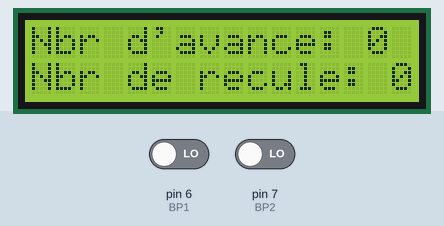
Bench run of a sketch on a simulated Arduino Uno, built with avr-gcc and run on an emulated ATmega328P. Parts: 16×2 character LCD. The inputs (shaded band) are chosen by the test bench; at power-on: pin 6 (BP1) LOW, pin 7 (BP2) LOW.

Above: at 3.2 s.
3.3 s: pin 6 (BP1) driven HIGH
At 5.2 s:
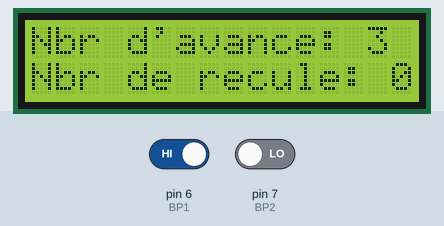
5.8 s: pin 7 (BP2) driven HIGH
At 7.2 s:
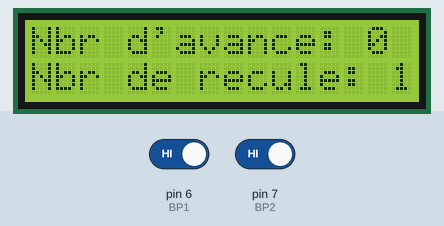
7.8 s: pin 6 (BP1) driven LOW
At 10.2 s:
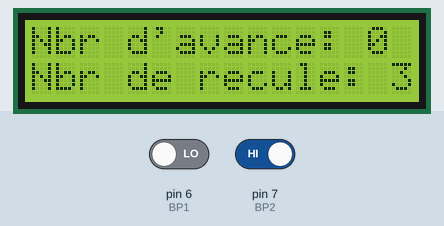
Timing chart, 0 to 11.7 s (numbered marks = the images above; inputs shaded):
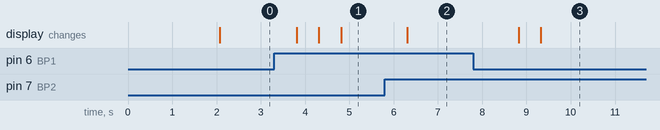

The sketch:

LCD_avance_recule_table.ino
```cpp
// #include <Wire.h>
// #include <LiquidCrystal_I2C.h>
#include <LiquidCrystal.h>

//   The circuit:
//  * LCD RS pin to digital pin 12
//  * LCD Enable pin to digital pin 11
//  * LCD D4 pin to digital pin 5
//  * LCD D5 pin to digital pin 4
//  * LCD D6 pin to digital pin 3
//  * LCD D7 pin to digital pin 2
//  * LCD R/W pin to ground
//  * LCD VSS pin to ground
//  * LCD VCC pin to 5V

//Sans module bus I2C :
const int RS = 12, E = 11, D4 = 5, D5 = 4, D6 = 3, D7 = 2;
LiquidCrystal lcd(RS, E, D4, D5, D6, D7);

//Avec module I2C
// LiquidCrystal_I2C lcd(0x3E, 16, 2);
// LiquidCrystal_I2C lcd(0x34, 16, 2);

int BP1 = 6;
int BP2 = 7;
int nbr_tab_avancer = 0;
int nbr_tab_revenir = 0;


void setup() {
  // set up the LCD's number of columns and rows:
  // lcd.init();
  lcd.begin(16, 2);
  // lcd.clear();
  // lcd.backlight();
  // lcd.begin(16, 2);
  pinMode(BP1, INPUT);
  pinMode(BP2, INPUT);
  // lcd.setCursor(0, 0);
  lcd.print("--LCD Start--");
  delay(2000);
  // lcd.clear();
}

void loop() {
  lcd.setCursor(0, 0);
      lcd.print("Nbr d'avance: ");
      lcd.setCursor(14, 0);
      lcd.print(nbr_tab_avancer);
      lcd.setCursor(0, 1);
      lcd.print("Nbr de recule: ");
      lcd.setCursor(15, 1);
      lcd.print(nbr_tab_revenir);

  if (digitalRead(BP1)==HIGH && nbr_tab_avancer<3) {
    nbr_tab_avancer++ ;
    nbr_tab_revenir = 0;
    delay(500);
  }

  if (digitalRead(BP2)==HIGH && nbr_tab_revenir<3) {
    nbr_tab_revenir++ ;
    nbr_tab_avancer = 0;
    delay(500);
  }

}
```

Measured:
- after the input at 3.3 s, the display: first changes after 0.51 s (image 1 shows a later state)
- after the input at 5.8 s, the display: changes after 0.51 s (image 2)
- after the input at 7.8 s, the display: first changes after 1.0 s (image 3 shows a later state)
